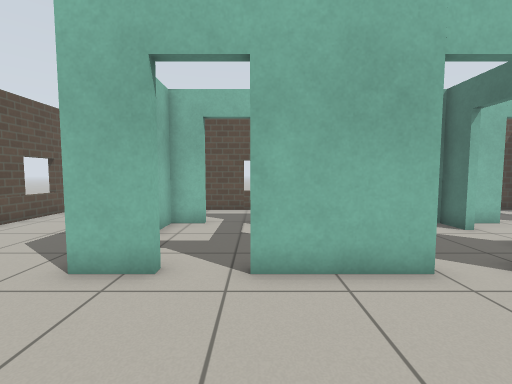
[1] (above)

19 first-person views from a walk through a Gazebo world. The camera is 0.94 m above the floor, tilts 4° down and sees 90° across. The floor is counted in squares, 0.5 m on a side. Each view is taken from the middle of a square. On the plan, view 1 faces up. The plan holds only what a view shows up to about 15 squares ahead; the rest is blank. Gazebo's built-in surfaces are drawn with simple patterns.

[2]
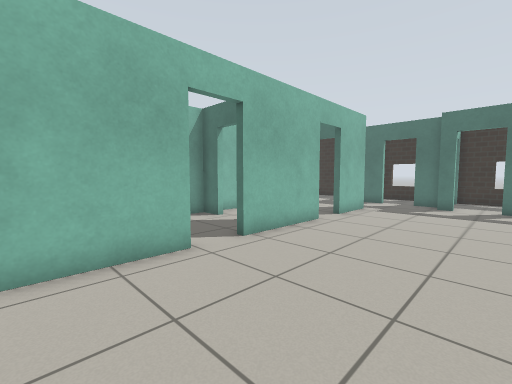

[3]
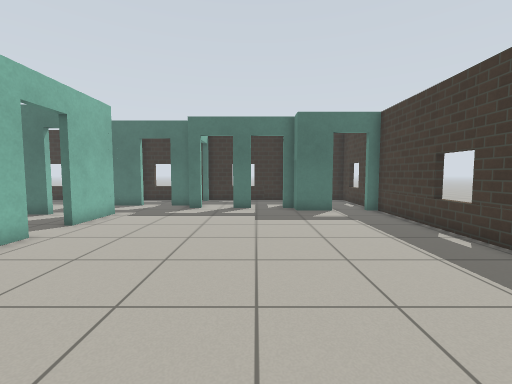

[4]
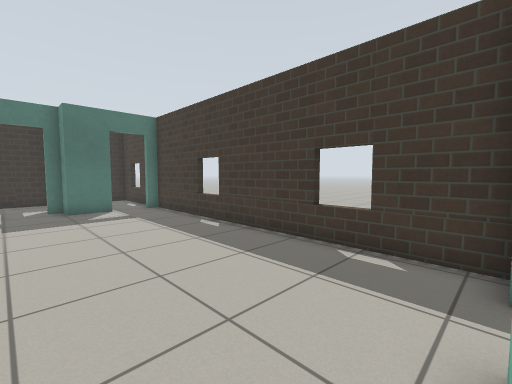

[5]
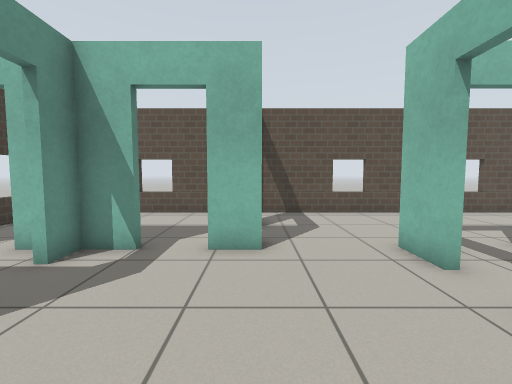

[6]
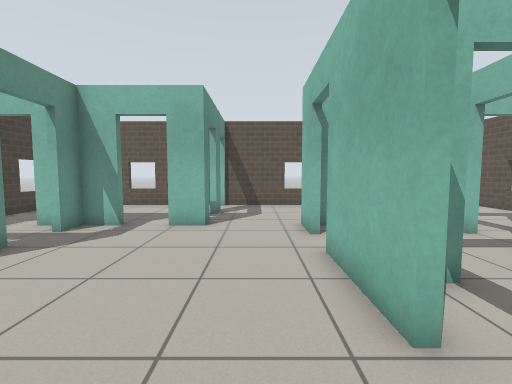

[7]
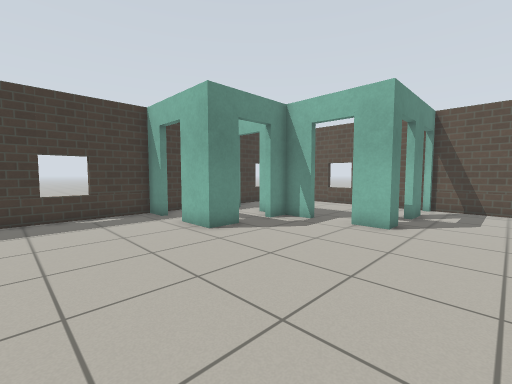

[8]
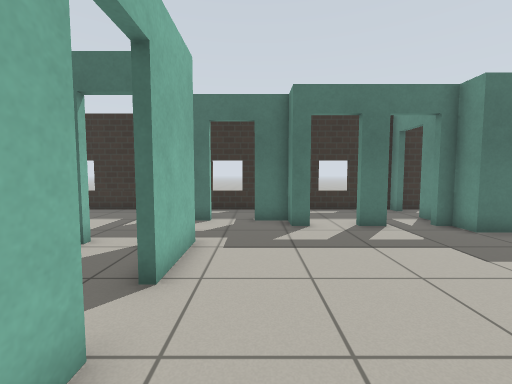

[9]
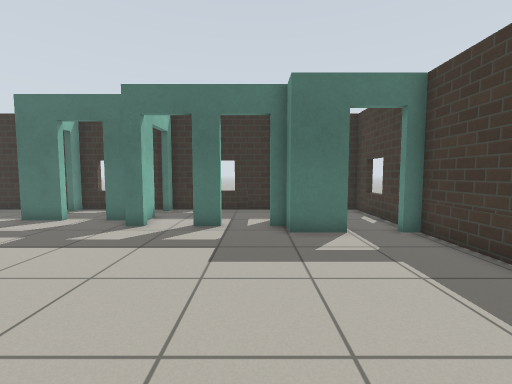

[10]
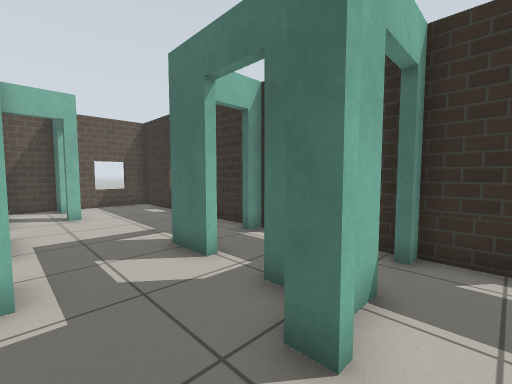

[11]
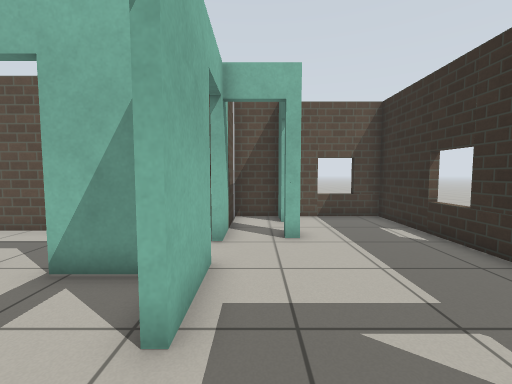

[12]
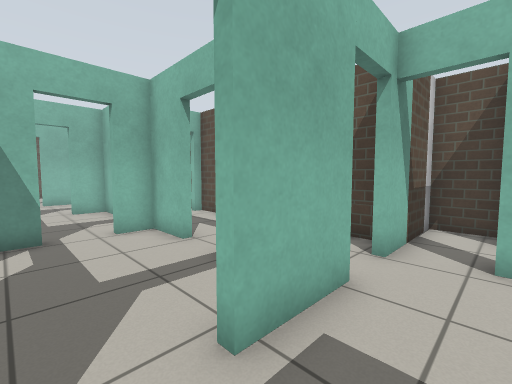

[13]
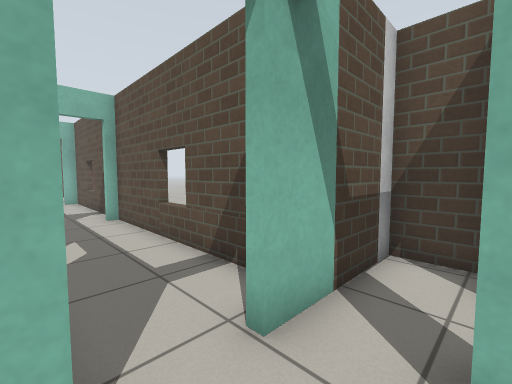

[14]
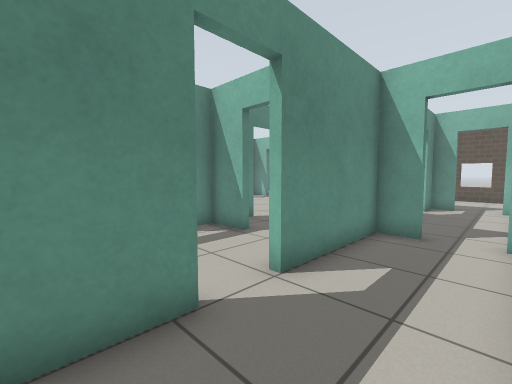

[15]
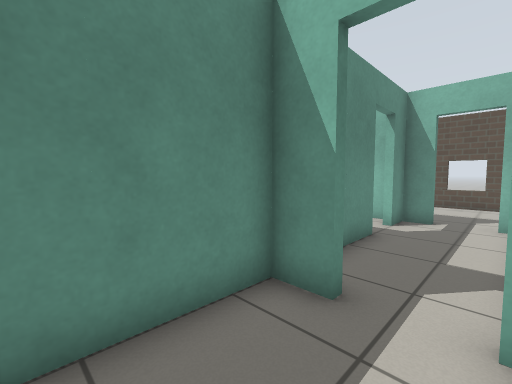

[16]
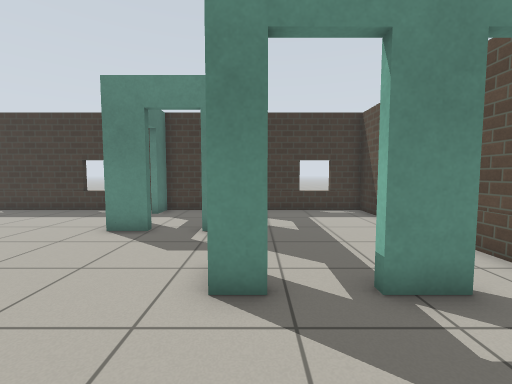

[17]
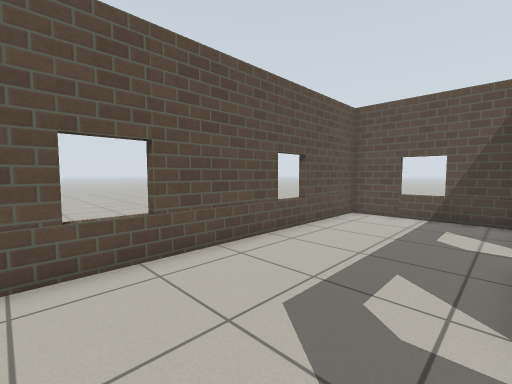

[18]
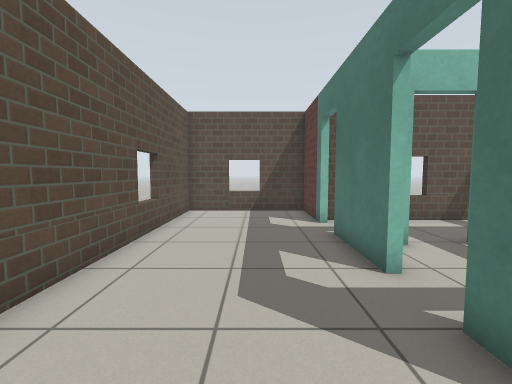

[19]
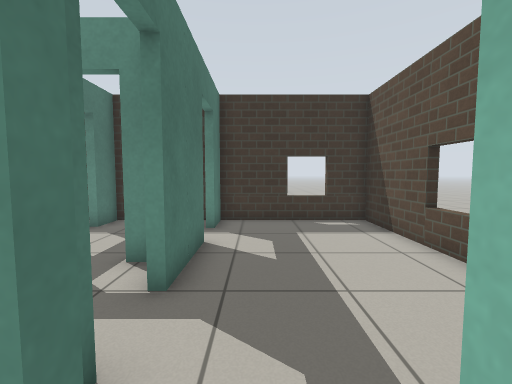

### Floor plan
Key: @ floor where view 1 was taken; # wall or solid block; . floor; D open door; = window, fence, low wall or low ledge.
Columns run from 10 left of view 1 to 21 right of it. Each row starts with its distance up from view 1.
 17                         ####==##
 16 ###=####                #.#....#
 15 #......#                #.D....#
 14 #......###=########=#####.D....#
 13 #......#......D.........DD#....#
 12 #......D......DD........DD.....=
 11 =......D......#.........D......#
 10 #......#DD##########DD###......#
  9 #......#...#.....#......#......#
  8 #......#...DD....D......#......#
  7 #......D...DD....D......D......#
  6 =......D...#.....#......D..#DD##
  5 =......#DDD###DD####DD###..#...=
  4 #..........................DD..=
  3 #..........................D...#
  2 #.........................##DDD#
  1 #DD#DD#...................D..D.#
  0 #.....#...@...............D....#
 -1 #.....DD..................#....=
 -2 #.....#D..................D....#
 -3 #.....##DD##..............D....#
 -4 =.....#.DD.#.............###DD##
 -5 #.....#D...#.............#    .#
 -6 #.....DD...D.............D.    =
 -7 #.....#. ..D.............D...
 -8 #.....#  ..#.............#.....#
 -9 ###=##########=#####=##### #==##

Where each view was taken, in squares from view 1:
view 1: 0 up, 0 right, facing up
view 2: 1 down, 0 right, facing up-right
view 3: 2 down, 2 right, facing right
view 4: 2 down, 1 right, facing down-right
view 5: 1 up, 3 right, facing left
view 6: 3 up, 6 right, facing left
view 7: 4 up, 6 right, facing down-left
view 8: 3 up, 7 right, facing right
view 9: 3 down, 7 right, facing right
view 10: 0 up, 14 right, facing up-right
view 11: 5 up, 15 right, facing up
view 12: 6 up, 16 right, facing up-left
view 13: 10 up, 16 right, facing up-left
view 14: 13 up, 13 right, facing down-left
view 15: 13 up, 8 right, facing down-left
view 16: 5 up, 4 left, facing down
view 17: 4 up, 4 left, facing up-left
view 18: 3 up, 6 left, facing up
view 19: 2 up, 5 left, facing down
